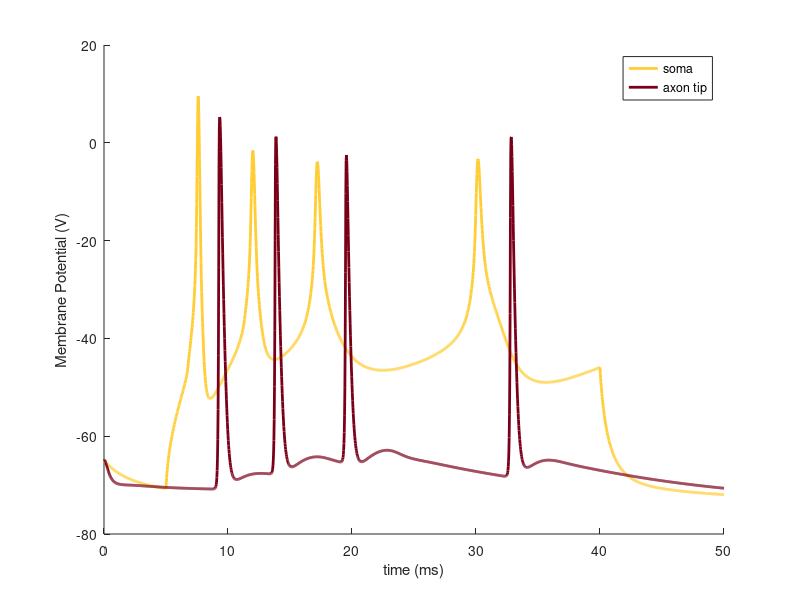

MATLAB code for this plot:
clear all; close all; hold all;
soma = importdata('soma.dat','\t',2); soma = soma.data;
lastnode = importdata('lastnode.dat','\t',2); lastnode = lastnode.data;

gold = [255 204 51] ./ 255.0;
maroon = [122 0 25] ./ 255.0;

plot(soma(:,1),soma(:,2),'LineWidth',2,'Color',gold);
hold on;
plot(lastnode(:,1),lastnode(:,2),'LineWidth',2,'Color',maroon);

ylabel('Membrane Potential (V)');
xlabel('time (ms)');

legend('soma','axon tip');